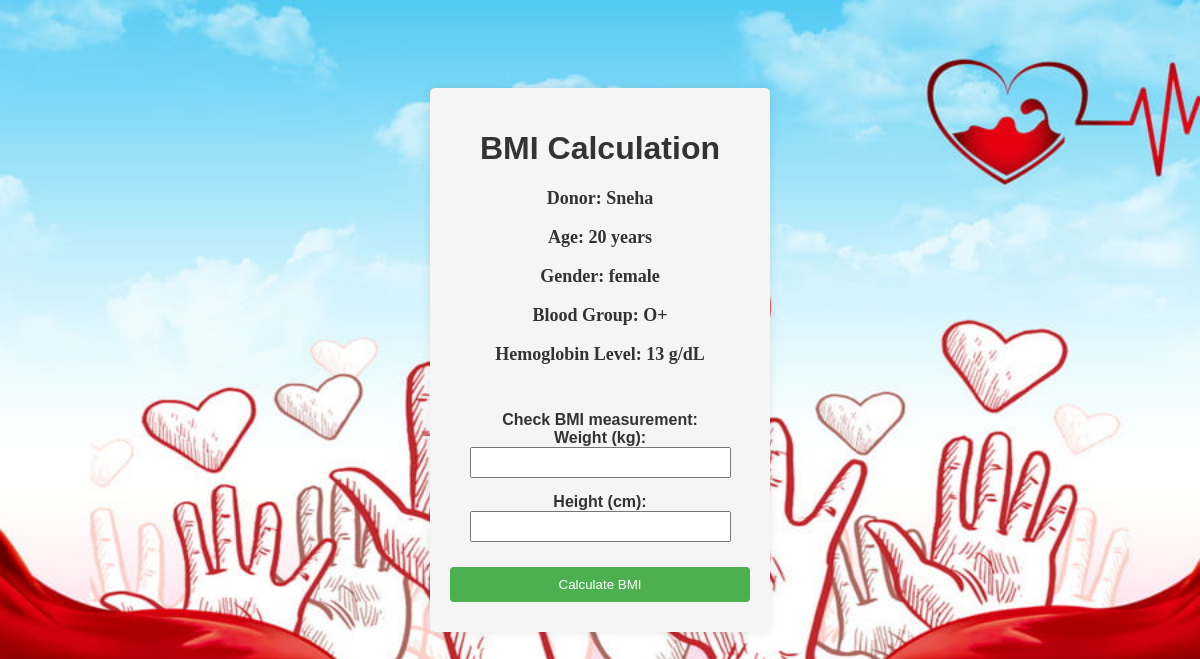
Screenshot of /BMI.php (signed in) with the database file from the repository.
### tables this page shows
CREATE TABLE `donor_details` (
  `id` int(11) NOT NULL,
  `donor_id` int(11) NOT NULL,
  `dname` varchar(35) NOT NULL,
  `daddress` varchar(50) NOT NULL,
  `dage` int(8) NOT NULL,
  `dgender` text NOT NULL,
  `dbgrp` varchar(4) NOT NULL,
  `dhbin` float NOT NULL,
  `ddisease` varchar(255) DEFAULT NULL
);

### BMI.php (the view, shortened to what this page needs)
<?php
include 'authentication.php';
$donor_id = $_SESSION['user_id'];
$sql = "SELECT * FROM donor_details WHERE donor_id = '$donor_id' AND ddisease = 'None' AND `dhbin`<15  AND `dhbin`>10 AND `dage`>17 AND `dage`<76  AND id = (select max(id) from donor_details); ";
$result = $conn->query($sql);
if ($result->num_rows > 0) {
    $row = $result->fetch_assoc();
    $donor_name = $row['dname'];
    $donor_age = $row['dage'];
    $donor_gender = $row['dgender'];
    $blood_group = $row['dbgrp'];
    $haemoglobin = $row['dhbin'];
}
else {
logoutUser();
    echo '<script>';
    echo 'alert("Not eligible based on the details entered.");';
    echo 'window.location.href = "index.php";';
    echo '</script>';
}
?>
<!DOCTYPE html>
<html lang="en">
<head>
    <link rel="stylesheet" type="text/css" href="css/BMI.css">
</head>
<body>
<form action="BMI.php" method="POST">
<centre><h1>BMI Calculation</h1></centre>
<?php
echo "<p>Donor: $donor_name</p>";
echo "<p>Age: $donor_age years</p>";
echo "<p>Gender: $donor_gender</p>";
echo "<p>Blood Group: $blood_group</p>";
echo "<p>Hemoglobin Level: $haemoglobin g/dL</p>";
?>
<br>
<br>
    <label for="bmi">Check BMI measurement:</label>
    <div id="bmiFields">
        <label for="weight">Weight (kg):</label>
        <input type="number" id="weight" name="weight">
        <label for="height">Height (cm):</label>
        <input type="number" id="height" name="height">
    </div>
    <button type="submit">Calculate BMI</button>
</form>
</body>
</html>

### css/BMI.css (style rules this page uses)
body { font-family: Arial, sans-serif; background-color: #f4f4f4; text-align: center; background: url(images/bb1.jpg) no-repeat center; background-size: cover; margin: 0; padding: 0; display: flex; justify-content: center; align-items: center; height: 90vh; }
h1 { color: #333; }
form { max-width: 300px; margin: 0 auto; background-color: whitesmoke; padding: 20px; border-radius: 5px; box-shadow: 0 0 10px rgba(0, 0, 0, 0.1); }
label { display: center; margin-bottom: 8px; font-weight: bold; color: #333; }
input { width: 87%; padding: 6px; margin-bottom: 15px; box-sizing: border-box; }
button { background-color: #4CAF50; color: white; padding: 10px 15px; border: none; border-radius: 4px; cursor: pointer; margin: 10px 0; width: 100%; transition: background-color 0.3s ease; }
p { font-family:Georgia, 'Times New Roman', Times, serif; font-weight: bold; font-size: 18px; color: #333; margin-bottom: 10px; }
#bmiFields { display: table-cell; }

### rows the page displays
donor_details: dname "Sneha", dage "20", dgender "female", dbgrp "O+", dhbin "13"
